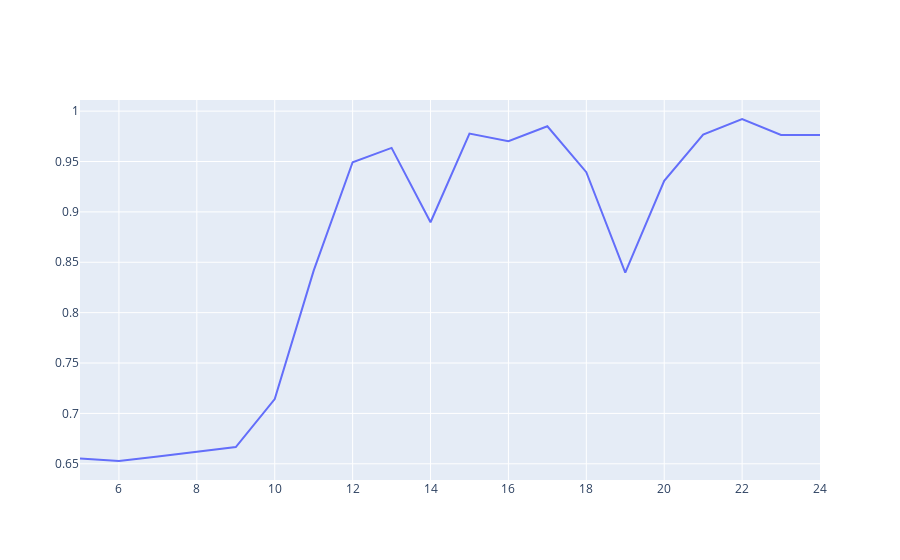

Notebook source saved alongside this figure:
### Code cell
x_axis = np.arange(n_initial, n_queries+n_initial)
fig = go.Figure(data=go.Scatter(x=x_axis, y=performance))
fig.show()

### Figure 1 — Plotly figure (JSON) as saved in the notebook; plotly's stock layout.template omitted (floating-point values rounded to 4 significant figures)
{"data": [{"type": "scatter", "x": [5, 6, 7, 8, 9, 10, 11, 12, 13, 14, 15, 16, 17, 18, 19, 20, 21, 22, 23, 24], "y": [0.6552, 0.6528, 0.6573, 0.662, 0.6667, 0.7143, 0.8417, 0.9493, 0.9635, 0.8897, 0.9778, 0.9701, 0.985, 0.9394, 0.8397, 0.9308, 0.9767, 0.9922, 0.9764, 0.9762]}], "layout": {}}
